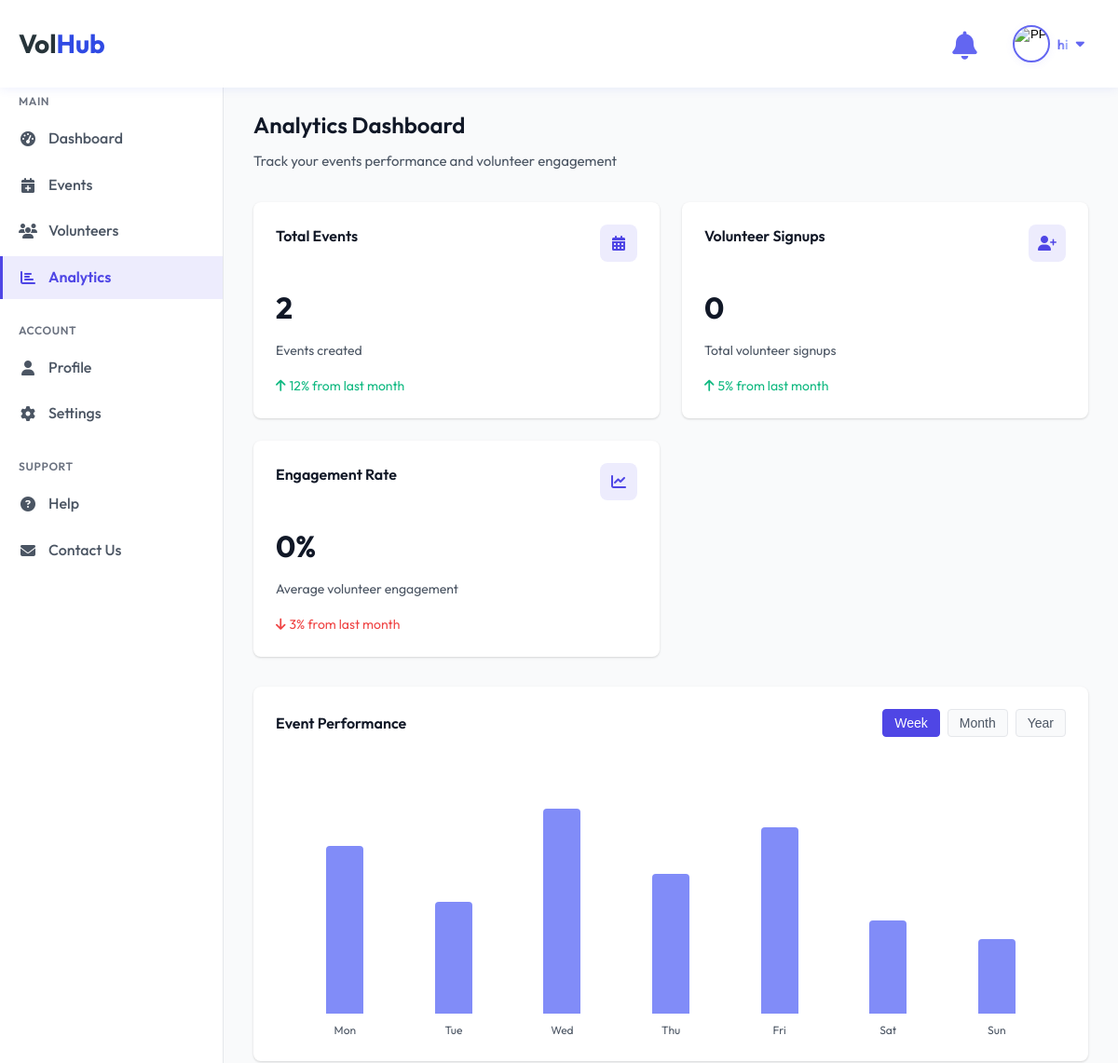
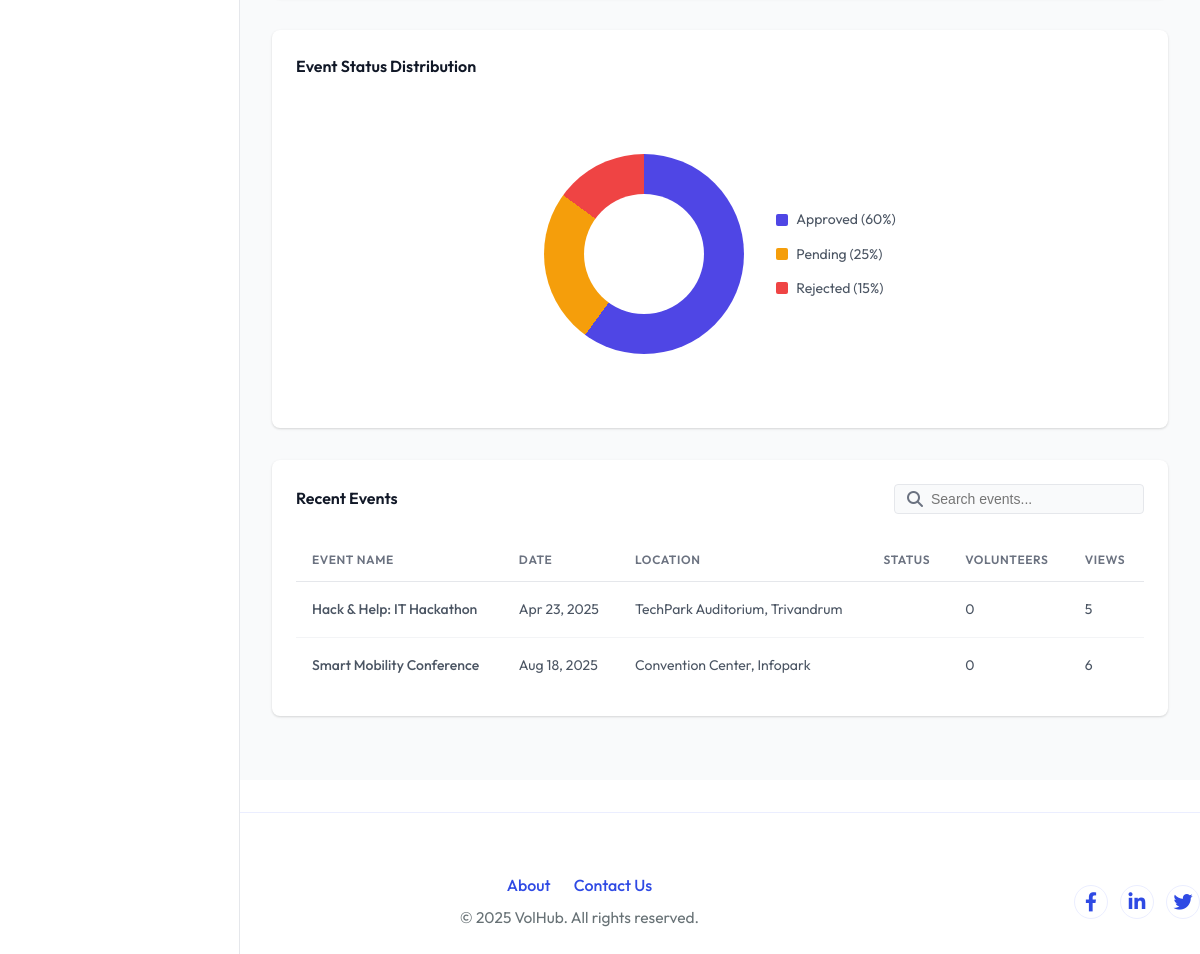
The page /User/organizer-analytics/ (signed in) on the database its author committed (2 pictures, top to bottom).
### User/models.py (models this page shows)
class tbl_event(models.Model):
    event_title=models.CharField(max_length=30)
    event_content=models.CharField(max_length=30)
    event_datetime=models.DateTimeField()
    event_file=models.FileField(upload_to="Assets/Files/User")
    event_created_at = models.DateTimeField(auto_now_add=True)
    event_venue=models.CharField(max_length=30)
    event_city=models.ForeignKey(tbl_city,on_delete=models.CASCADE)
    event_stipend=models.CharField(max_length=30)
    event_status=models.IntegerField(default=0)
    industry=models.ForeignKey(tbl_industry,on_delete=models.CASCADE)
    user=models.ForeignKey(tbl_user,on_delete=models.CASCADE)
    volunteer_slots=models.PositiveIntegerField(default=1)
    required_skills=models.ManyToManyField(tbl_skill)
    application_deadline=models.DateTimeField()
    visibility=models.IntegerField(default=1)

### User/views.py (the view)
# urls.py: path('organizer-analytics/', views.organizer_analytics, name='organizer_analytics'),
def organizer_analytics(request):
    if 'u_id' not in request.session:
        return redirect('Guest:login')
    user = tbl_user.objects.get(id=request.session['u_id'])
    if user.user_type not in ["organizer", "both"]:
        return redirect('User:volunteer_dashboard')
    events = tbl_event.objects.filter(user=user).prefetch_related('required_skills', 'requests')
    status_map = {0: 'Pending', 1: 'Approved', 2: 'Rejected'}
    status_counts = {'Approved': 0, 'Pending': 0, 'Rejected': 0}
    for event in events:
        status_label = status_map.get(event.event_status, 'Pending')
        status_counts[status_label] = status_counts.get(status_label, 0) + 1
    volunteer_counts = {}
    total_volunteers = 0
    for event in events:
        count = event.requests.count()
        volunteer_counts[event.id] = count
        total_volunteers += count
    engagement_rate = 0
    if events.count() > 0:
        engagement_rate = int((total_volunteers / events.count()) * 100) if total_volunteers > 0 else 0
    context = {
        'organizer': user,
        'events': events,
        'status_counts': status_counts,
        'total_volunteers': total_volunteers,
        'engagement_rate': engagement_rate,
    }
    return render(request, 'User/organizer_analytics.html', context)

### User/templates/User/organizer_analytics.html (shortened to what this page needs)
{% extends 'Guest/base.html' %}
{% block content %}
<div class="dashboard">
    <aside class="dashboard-sidebar" id="sidebar">
        <div class="sidebar-nav">
            <div class="nav-group">
                <div class="nav-group-title">Main</div>
                <ul class="nav-list">
                    <li class="nav-item">
                        <a href="{% url 'User:organizer_dashboard' %}" class="nav-link">
                            <i class="fas fa-tachometer-alt"></i>
                            <span>Dashboard</span>
                        </a>
                    </li>
                    <li class="nav-item">
                        <a href="{% url 'User:Event' %}" class="nav-link">
                            <i class="fas fa-calendar-plus"></i>
                            <span>Events</span>
                        </a>
                    </li>
                    <li class="nav-item">
                        <a href="#" class="nav-link">
                            <i class="fas fa-users"></i>
                            <span>Volunteers</span>
                        </a>
                    </li>
                    <li class="nav-item">
                        <a href="{% url 'User:organizer_analytics' %}" class="nav-link active">
                            <i class="fas fa-chart-bar"></i>
                            <span>Analytics</span>
                        </a>
                    </li>
                </ul>
            </div>
            <div class="nav-group">
                <div class="nav-group-title">Account</div>
                <ul class="nav-list">
                    <li class="nav-item">
                        <a href="{% url 'User:profile' %}" class="nav-link">
                            <i class="fas fa-user"></i>
                            <span>Profile</span>
                        </a>
                    </li>
                    <li class="nav-item">
                        <a href="{% url 'User:edit_profile' 1 %}" class="nav-link">
                            <i class="fas fa-cog"></i>
                            <span>Settings</span>
                        </a>
                    </li>
                </ul>
            </div>
            <div class="nav-group">
                <div class="nav-group-title">Support</div>
                <ul class="nav-list">
                    <li class="nav-item">
                        <a href="{% url 'User:feedback' %}" class="nav-link">
                            <i class="fas fa-question-circle"></i>
                            <span>Help</span>
                        </a>
                    </li>
                    <li class="nav-item">
                        <a href="{% url 'User:complaint' %}" class="nav-link">
                            <i class="fas fa-envelope"></i>
                            <span>Contact Us</span>
                        </a>
                    </li>
                </ul>
            </div>
        </div>
    </aside>
    <main class="dashboard-main">
        <div class="page-header">
            <h1 class="page-title">Analytics Dashboard</h1>
            <p class="page-description">Track your events performance and volunteer engagement</p>
        </div>
        <div class="analytics-grid">
            <div class="analytics-card">
                <div class="analytics-card-header">
                    <div class="analytics-card-title">Total Events</div>
                    <div class="analytics-card-icon">
                        <i class="fas fa-calendar-alt"></i>
                    </div>
                </div>
                <div class="analytics-card-content">
                    <div class="analytics-card-value">{{ events|length }}</div>
                    <div class="analytics-card-description">Events created</div>
                </div>
                <div class="analytics-card-footer">
                    <div class="analytics-trend-up">
                        <i class="fas fa-arrow-up"></i>
                        <span>12% from last month</span>
                    </div>
                </div>
            </div>
            <div class="analytics-card">
                <div class="analytics-card-header">
                    <div class="analytics-card-title">Volunteer Signups</div>
                    <div class="analytics-card-icon">
                        <i class="fas fa-user-plus"></i>
                    </div>
                </div>
                <div class="analytics-card-content">
                    <div class="analytics-card-value">0</div>
                    <div class="analytics-card-description">Total volunteer signups</div>
                </div>
                <div class="analytics-card-footer">
                    <div class="analytics-trend-up">
                        <i class="fas fa-arrow-up"></i>
                        <span>5% from last month</span>
                    </div>
                </div>
            </div>
            <div class="analytics-card">
                <div class="analytics-card-header">
                    <div class="analytics-card-title">Engagement Rate</div>
                    <div class="analytics-card-icon">
                        <i class="fas fa-chart-line"></i>
                    </div>
                </div>
                <div class="analytics-card-content">
                    <div class="analytics-card-value">0%</div>
                    <div class="analytics-card-description">Average volunteer engagement</div>
                </div>
                <div class="analytics-card-footer">
                    <div class="analytics-trend-down">
                        <i class="fas fa-arrow-down"></i>
                        <span>3% from last month</span>
                    </div>
                </div>
            </div>
        </div>
        <div class="chart-container">
            <div class="chart-header">
                <div class="chart-title">Event Performance</div>
                <div class="chart-actions">
                    <button class="chart-action active">Week</button>
                    <button class="chart-action">Month</button>
                    <button class="chart-action">Year</button>
                </div>
            </div>
            <div class="chart">
                {% if events %}
                <div class="bar-chart">
                    <div class="bar-group">
                        <div class="bar" style="height: 180px;"></div>
                        <div class="bar-label">Mon</div>
                    </div>
                    <div class="bar-group">
                        <div class="bar" style="height: 120px;"></div>
                        <div class="bar-label">Tue</div>
                    </div>
                    <div class="bar-group">
                        <div class="bar" style="height: 220px;"></div>
                        <div class="bar-label">Wed</div>
                    </div>
                    <div class="bar-group">
                        <div class="bar" style="height: 150px;"></div>
                        <div class="bar-label">Thu</div>
                    </div>
                    <div class="bar-group">
                        <div class="bar" style="height: 200px;"></div>
                        <div class="bar-label">Fri</div>
                    </div>
                    <div class="bar-group">
                        <div class="bar" style="height: 100px;"></div>
                        <div class="bar-label">Sat</div>
                    </div>
                    <div class="bar-group">
                        <div class="bar" style="height: 80px;"></div>
                        <div class="bar-label">Sun</div>
                    </div>
                </div>
                {% endif %}
            </div>
        </div>
        <div class="chart-container">
            <div class="chart-header">
                <div class="chart-title">Event Status Distribution</div>
            </div>
            <div class="chart">
                {% if events %}
                <div class="donut-chart">
                    <div class="donut"></div>
                    <div class="donut-legend">
                        <div class="legend-item">
                            <div class="legend-color legend-approved"></div>
                            <span>Approved (60%)</span>
                        </div>
                        <div class="legend-item">
                            <div class="legend-color legend-pending"></div>
                            <span>Pending (25%)</span>
                        </div>
                        <div class="legend-item">
                            <div class="legend-color legend-rejected"></div>
                            <span>Rejected (15%)</span>
                        </div>
                    </div>
                </div>
                {% endif %}
            </div>
        </div>
        <div class="table-container">
            <div class="table-header">
                <div class="table-title">Recent Events</div>
                <div class="table-search">
                    <i class="fas fa-search"></i>
                    <input type="text" placeholder="Search events...">
                </div>
            </div>
            <table class="analytics-table">
                <thead>
                    <tr>
                        <th>Event Name</th>
                        <th>Date</th>
                        <th>Location</th>
                        <th>Status</th>
                        <th>Volunteers</th>
                        <th>Views</th>
                    </tr>
                </thead>
                <tbody>
                    {% if events %}
                        {% for event in events %}
                        <tr>
                            <td class="event-name">{{ event.event_title }}</td>
                            <td>{{ event.event_datetime|date:"M d, Y" }}</td>
                            <td>{{ event.event_venue|default:"Location TBA" }}</td>
                            <td>
                                <span class="event-status status-{{ event.status|lower }}">
                                </span>
                            </td>
                            <td>0</td>
                            <td>{{ forloop.counter0|add:5 }}</td>
                        </tr>
                        {% endfor %}
                    {% else %}
                        <tr>
                            <td colspan="6" style="text-align: center; padding: 2rem;">
                                No events created yet. <a href="{% url 'User:Event' %}" style="color: var(--primary); text-decoration: none;">Create your first event</a>
                            </td>
                        </tr>
                    {% endif %}
                </tbody>
            </table>
        </div>
    </main>
</div>
{% endblock %}

### Guest/static/Guest/index.css (style rules this page uses)
:root { --primary-color: hsl(231, 77%, 54%); --secondary-color: hsl(232, 74%, 33%); --accent-color: #ffe66d; --accent-blue: #6c5ce7; --text-color: hsl(200, 19%, 19%); --text-light: hsl(200, 19%, 19%, 0.7); --bg-color: hsl(0, 0%, 100%); --bg-light: hsl(231, 100%, 96%); --bg-card: hsl(0, 0%, 100%); --border-color: hsl(231, 100%, 96%); --shadow-color: hsla(231, 77%, 54%, 0.08); --shadow-hover: hsla(231, 77%, 54%, 0.15); }
* { margin: 0; padding: 0; box-sizing: border-box; }
html, body { height: 100%; min-height: 100%; }
body { display: flex; flex-direction: column; min-height: 100vh; font-family: 'Outfit', sans-serif; font-size: 16px; line-height: 1.6; color: var(--text-color); background-color: var(--bg-color); overflow-x: hidden; transition: background-color 0.5s ease, color 0.5s ease; }
main { flex: 1 0 auto; }
a { text-decoration: none; color: var(--primary-color); transition: all 0.3s ease; }
ul { list-style: none; }

### rows shown on the page
tbl_event: event_title "Hack & Help: IT Hackathon", event_datetime "Apr 23, 2025", event_venue "TechPark Auditorium, Trivandrum"
tbl_event: event_title "Smart Mobility Conference", event_datetime "Aug 18, 2025", event_venue "Convention Center, Infopark"

### other values the page prints
{{ request.session.name|default:request.session.username }} "hi"
{{ events|length }} "2"
